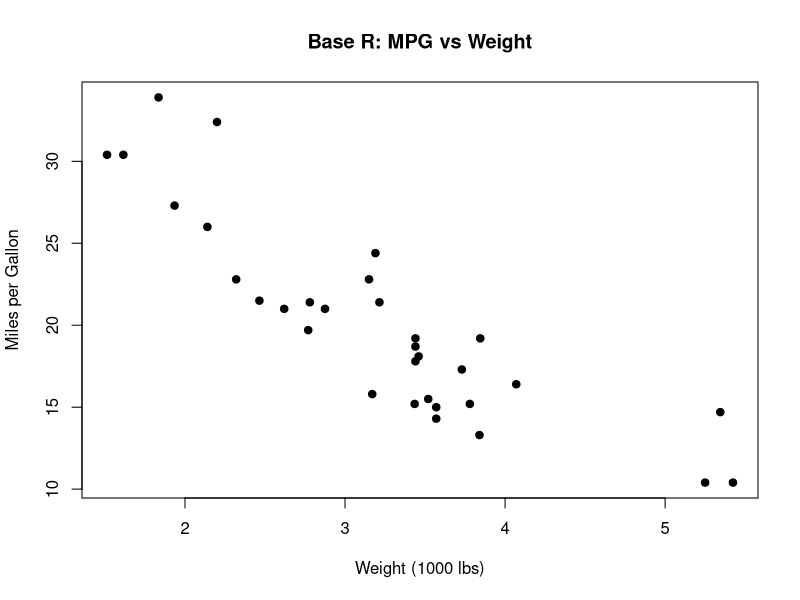
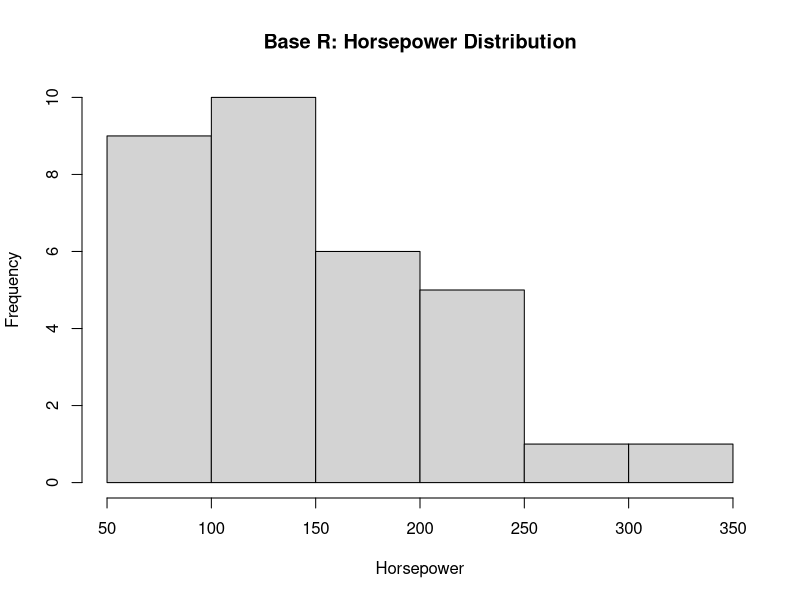
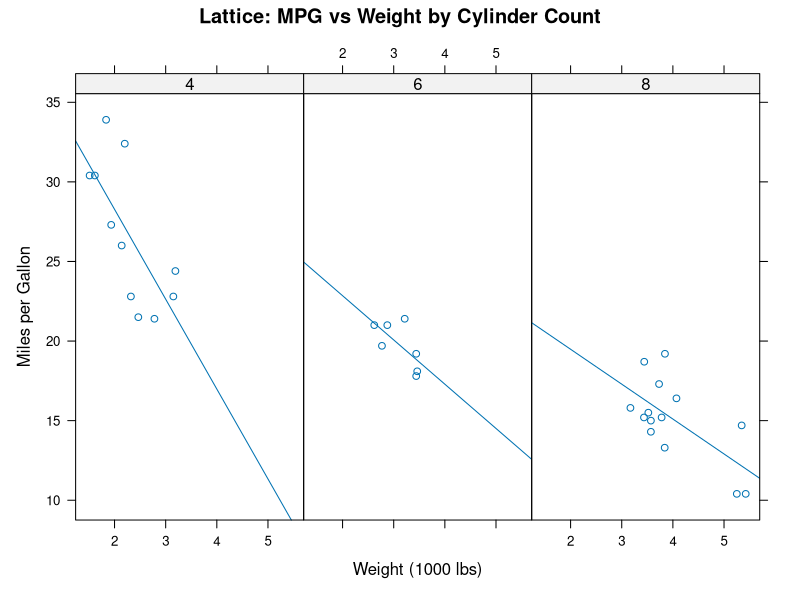
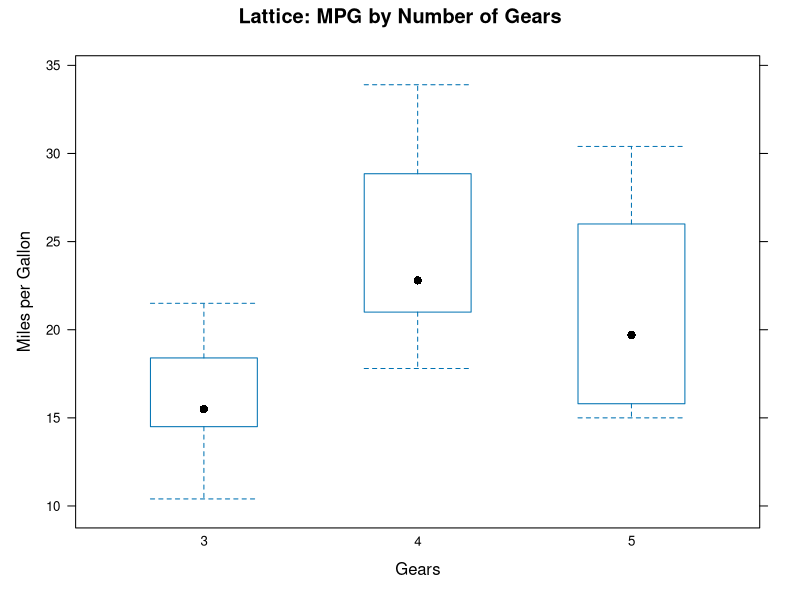
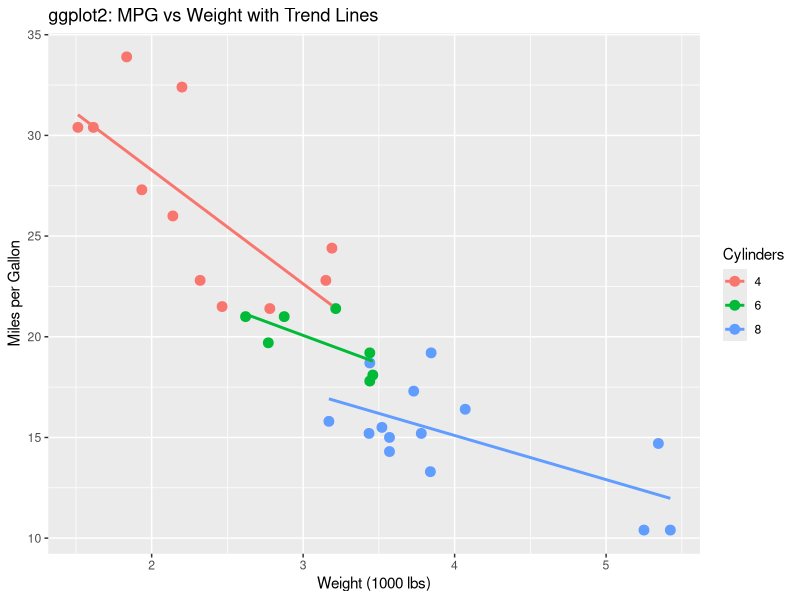
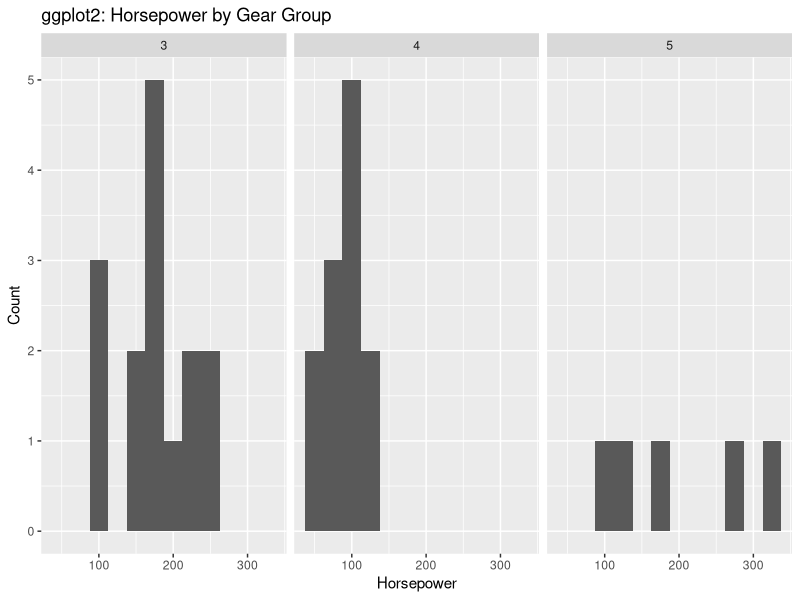

Reproduce these figures in R, in order.
library(lattice)
library(ggplot2)

data("mtcars", package = "datasets")
df <- mtcars

# make a few variables easier to use as categories
df$cyl  <- factor(df$cyl)
df$gear <- factor(df$gear)
df$am   <- factor(df$am, labels = c("Automatic", "Manual"))

# base R

# mpg vs weight
plot(
    df$wt, df$mpg,
    main = "Base R: MPG vs Weight",
    xlab = "Weight (1000 lbs)",
    ylab = "Miles per Gallon",
    pch = 19
)


hist(
    df$hp,
    main = "Base R: Horsepower Distribution",
    xlab = "Horsepower"
)

# lattice

# same relationship split by cylinders
xyplot(
    mpg ~ wt | cyl,
    data = df,
    main = "Lattice: MPG vs Weight by Cylinder Count",
    xlab = "Weight (1000 lbs)",
    ylab = "Miles per Gallon",
    type = c("p", "r"),
    layout = c(3, 1)
)

bwplot(
    mpg ~ gear,
    data = df,
    main = "Lattice: MPG by Number of Gears",
    xlab = "Gears",
    ylab = "Miles per Gallon"
)

# ggplot2

# scatter with fitted line
ggplot(df, aes(x = wt, y = mpg, color = cyl)) +
    geom_point(size = 3) +
    geom_smooth(method = "lm", se = FALSE) +
    labs(
        title = "ggplot2: MPG vs Weight with Trend Lines",
        x = "Weight (1000 lbs)",
        y = "Miles per Gallon",
        color = "Cylinders"
    )


ggplot(df, aes(x = hp)) +
    geom_histogram(binwidth = 25) +
    facet_wrap(~ gear) +
    labs(
        title = "ggplot2: Horsepower by Gear Group",
        x = "Horsepower",
        y = "Count"
    )
